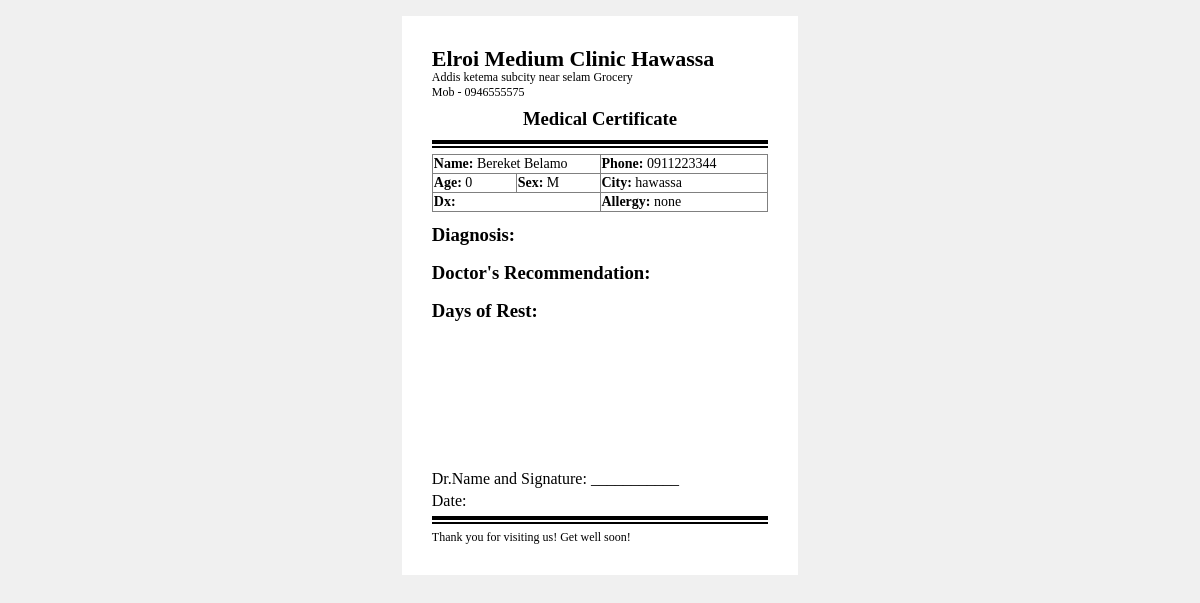
The page /doctor/certificatePrint/4/ on the database its author committed.
### App/models.py (models this page shows, shortened)
class Visit(models.Model):
    status_choice = [
        ('waiting' ,'Waiting'),
        ('nurse' , 'With Nurse'),
        ('doctor' , 'With Doctor'),
        ('lab' , 'Lab'),
        ('completed' , 'Completed'),
        ('incomplete' , 'InComplete')
    ]
    patient = models.ForeignKey(Patient, on_delete=models.CASCADE)
    status = models.CharField(choices=status_choice, default='waiting')
    visit_date = models.DateTimeField(auto_now_add=True)

class Patient(models.Model):
    name = models.CharField(max_length=100)
    date_of_birth = models.DateField()
    Sex_choice = [
        ('M', 'Male'),
        ('F', "Female")
    ]
    sex = models.CharField(choices=Sex_choice)
    allergy = models.CharField()
    zone = models.CharField(max_length=50)
    city = models.CharField(max_length=50)
    phone = models.CharField(max_length=20)
    emergency_contact = models.CharField(max_length=20)
    date_registered = models.DateTimeField(auto_now_add=True)

### App/views.py (the view)
# urls.py: path('doctor/certificatePrint/<int:visit_id>/', views.certificatePrint, name = 'certificatePrint'),
def certificatePrint(request, visit_id):
    visit = Visit.objects.get(id = visit_id)
    context = {'visit' : visit}
    return render(request, 'doctor/certificateprint.html', context)

### App/templates/doctor/certificateprint.html (shortened to what this page needs)
<!DOCTYPE html>
<html lang="en">
<head>
</head>
<body>
  <div class="a6-page">
    <h1 style="font-size: 22px; margin: 0; font-weight: bold;">Elroi Medium Clinic Hawassa</h1>
    <div class="top">
      <label>Addis ketema subcity near selam Grocery</label><br>
      <label>Mob - 0946555575</label>
    </div>
    <div class="content">
      <h3 style="text-align: center; margin: 0 0 4px 0;">Medical Certificate</h3>
      <hr>
      <div class="patient" style="font-size: 14px; display: flex; justify-content: center;">
        <table border="1" width="100%" style="border-collapse: collapse;">
          <tr>
            <td colspan="2" width="50%"><b>Name: </b>{{visit.patient.name}}</td>
            <td width="50%"><b>Phone: </b>{{visit.patient.phone}}</td>
          </tr>
          <tr>
            <td width="25%"><b>Age: </b>0</td>
            <td width="25%"><b>Sex: </b>{{visit.patient.sex}}</td>
            <td width="50%"><b>City: </b>{{visit.patient.city}}</td>
          </tr>
          <tr>
            <td colspan="2" width="50%"><b>Dx: </b></td>
            <td width="50%"><b>Allergy: </b>{{visit.patient.allergy}}</td>
          </tr>
        </table>
      </div>
      <div class="prescription">
        <h3 style="margin: 8px 0 4px 0;">Diagnosis:</h3>
        <h3 style="margin: 8px 0 4px 0;">Doctor's Recommendation:</h3>
        <h3 style="margin: 8px 0 4px 0;">Days of Rest:</h3>
      </div>
      <div class="lower">
        <div class="sign">
          <p style="margin: 0;">Dr.Name and Signature: ___________</p>
          <p style="margin: 4px 0 0 0;">Date: <label style="font-size: 13px; border-bottom: 1px solid black;">{{certificate.created_date}}</label></p>
        </div>
        <div class="fotter">
          <hr>
          <p style="margin: 0; font-size: 12px;">Thank you for visiting us! Get well soon!</p>
        </div>
      </div>
    </div>
  </div>
</body>
</html>

### App/templates/doctor/certificateprint.html (style rules this page uses)
* { box-sizing: border-box; }
body { margin: 0; padding: 16px; background: #f0f0f0; font-family:'Times New Roman', Times, serif; }
.a6-page { width: 105mm; height: 148mm; padding: 8mm; margin: 0 auto; background: #ffffff; overflow: hidden; display: flex; flex-direction: column; }
.top { font-size: 12px; margin-top: -2px; margin-bottom: 8px; }
hr { border: none; border-top: 4px solid rgb(0, 0, 0); border-bottom: 2px solid black; height: 8px; margin: 6px 0; }
.content { flex: 1; display: flex; flex-direction: column; min-height: 0; }
.prescription { flex: 1; min-height: 0; overflow-y: auto; margin-top: 4px; }
.lower { margin-top: auto; padding-top: 8px; }
label { font-weight: 500; }
b { font-weight:bold; }

### rows shown on the page
Visit: patient.name "Bereket Belamo", patient.phone "0911223344", patient.sex "M", patient.city "hawassa", patient.allergy "none"
